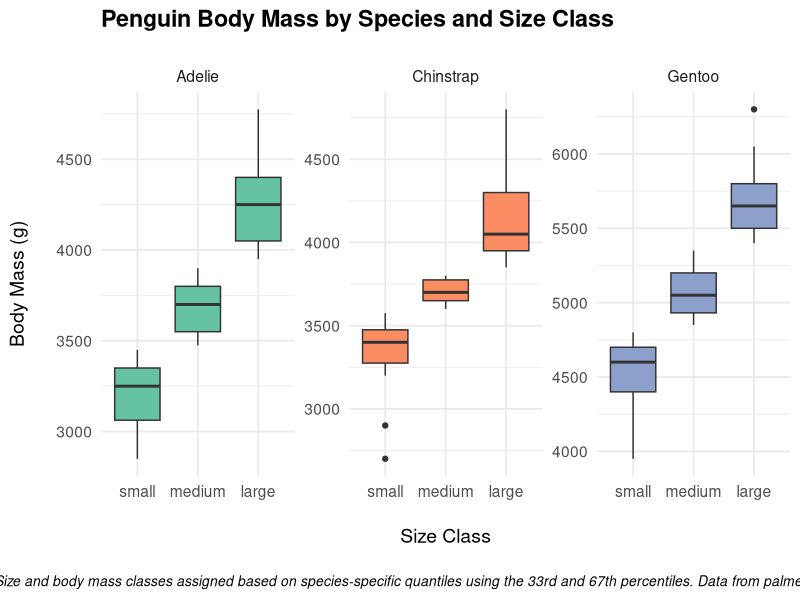

R code for this plot:
##########################
### ZOO800: HOMEWORK 4 ###
##########################

# Authors: Aubrey Wendorff, Jillian Neece, Rebekkah LaBlue, & Victoria Salerno
# Project: Functions
# Due: Septermber 29, 2025


##############
### SET UP ###
#############

library(palmerpenguins)
library(dplyr)
library(magrittr)
library(ggplot2)


###################
### OBJECTIVE 1 ###
###################

# Create binarizing function
Binarize.mass <- function(breakpoint, labels = c("small", "large")) { # flexible labels within function argument as opposed to hard-coded later
  penguins %>%
    mutate(
      body_mass_g_binary = ifelse( # create new binarized mass column defined by following logic
        body_mass_g > breakpoint, # if mass is greater than the breakpoint value, then
        labels[2], # assign penguin to "large" (in labels, 2 indexes large)
        labels[1] # otherwise, assign penguin to "small" (in labels, 1 indexes small)
      )
    )
}

# Apply function
penguins.binary.df <- Binarize.mass(
  breakpoint = mean(penguins$body_mass_g, na.rm = TRUE), # break is specified around mean mass value
  labels = c("small", "large") # match labels
)

# Visualize results (counts)
table(penguins.binary.df$body_mass_g_binary) # shows how many individuals fall into each breakpoint category


###################
### OBJECTIVE 2 ###
###################

# Create categorizing function (size)
Categorize.size <- function(breakpoints, labels = c("small", "medium", "large")) { # flexible label enccoding (will require 3 breaks to match)
  penguins %>%
    mutate(
      body_mass_g_category = cut( # split range of values, define by labels 
        body_mass_g, # data to be categorized
        breaks = breakpoints, # argument for source of bin length/value
        labels = labels, # argument for source of bin names
        include.lowest = TRUE # forces smallest value to be binned even if its exactly equal to value of smallest break (instead of NA)
      )
    )
}

# Apply function
penguins.size.df <- Categorize.size(
  breakpoints = 3,
  labels = c("small", "medium", "large")
)

# Visualize results (counts)
table(penguins.size.df$body_mass_g_category) # shows how many individuals fall into each breakpoint category


###################
### OBJECTIVE 3 ###
###################

# Create categorizing function (species:size)
Categorize.species <- function(breakpoints = c(0.33, 0.67), labels = c("small", "medium", "large")) { # flexible encoding of breaks, labels
  species_list <- penguins$species %>% na.omit() %>% unique() # tidy chr vector of unique species names (Gentoo, Adelie, Chinstrap)
  species_categorized_list <- list() # readies empty list to store results in later
  
  for (sp in species_list) { # automate with for-loop across individuals, sizes, species
   species_df <- filter(penguins, species == sp) # subset species to only sp in for-loop, make small df for sp calculations
   quantile_values <- quantile(species_df$body_mass_g, probs = breakpoints, na.rm = TRUE) # apply quantile breaks named in function call (0.33, 0.67) to mass data
   breakpoint_vector <- c(min(species_df$body_mass_g, na.rm = TRUE),
                          quantile_values,
                          max(species_df$body_mass_g, na.rm = TRUE)) 
                          # define full range of body masses per species (min, max) because quantiles will be different for each species 
                          # ie. we dont want quantiles across all three species
                          # cant calc quantiles if you don't know values of interval min, max
   
   cat("\nBreakpoints for", sp, ":\n") # \n = new line, keeps things tidy, readable
   print(breakpoint_vector)
   
   species_df <- species_df %>% # categorize, store in df species specific body mass using cut
     mutate(
       body_mass_g_category = cut(
         species_df$body_mass_g,
         breaks = breakpoint_vector,
         labels = labels,
         include.lowest = TRUE
       )
     )

   species_categorized_list[[sp]] <- species_df # store dfs per sp in list pre-made above; saves each sp data separately
  }
  
  result_df <- bind_rows(species_categorized_list) # combine into single resutls dataframe
  return(result_df)
}
  
# Apply function
penguins.species.df <- Categorize.species(
  breakpoints = c(0.33, 0.67),
  labels = c("small", "medium", "large")
)

# Visualize results (counts)
table(penguins.species.df$species, penguins.species.df$body_mass_g_category) # shows how many individuals fall into each breakpoint category


###################
### OBJECTIVE 4 ###
###################

# Visualize with boxplot

Categorize.species.plot <- function(breakpoints = c(0.33, 0.67), labels = c("small", "medium", "large")) { # flexible encoding of breaks, labels
  species_list <- penguins$species %>% na.omit() %>% unique() # tidy chr vector of unique species names (Gentoo, Adelie, Chinstrap)
  species_categorized_list <- list() # readies empty list to store results in later
    
  for (sp in species_list) { # automate with for-loop across individuals, sizes, species
    species_df <- filter(penguins, species == sp) # subset species to only sp in for-loop, make small df for sp calculations
    quantile_values <- quantile(species_df$body_mass_g, probs = breakpoints, na.rm = TRUE) # apply quantile breaks named in function call (0.33, 0.67) to mass data
    breakpoint_vector <- c(min(species_df$body_mass_g, na.rm = TRUE),
                            quantile_values,
                            max(species_df$body_mass_g, na.rm = TRUE)) 
    # define full range of body masses per species (min, max) because quantiles will be different for each species 
    # ie. we dont want quantiles across all three species
    # cant calc quantiles if you don't know values of interval min, max
      
    cat("\nBreakpoints for", sp, ":\n") # \n = new line, keeps things tidy, readable
    print(breakpoint_vector)
      
    species_df <- species_df %>% # categorize, store in df species specific body mass using cut
      mutate(
        body_mass_g_category = cut(
          species_df$body_mass_g,
          breaks = breakpoint_vector,
          labels = labels,
          include.lowest = TRUE
        )
      )
      
    species_categorized_list[[sp]] <- species_df # store dfs per sp in list pre-made above; saves each sp data separately
  }
    
  result_df <- bind_rows(species_categorized_list) # combine into single results dataframe
  
  ## New Filter for Plot
  result_df_filtered <- result_df %>% # remove NAs before plotting
    filter(!is.na(body_mass_g) & !is.na(body_mass_g_category))
    
    ## Plot Adjustement
    penguin_plot <- ggplot(result_df_filtered, aes(x = body_mass_g_category, y = body_mass_g, fill = species)) +
      geom_boxplot() + 
      facet_wrap(~species, scales = "free") +
      scale_fill_brewer(palette = "Set2") +
      labs(
        title = "Penguin Body Mass by Species and Size Class",
        x = "Size Class", 
        y = "Body Mass (g)",
        caption = "Figure 1. Size and body mass classes assigned based on species-specific quantiles using the 33rd and 67th percentiles. Data from palmerpenguins package in R.",
        fill = "Species"
      ) +
      theme_minimal(base_size = 14) +
      theme(plot.title = element_text(face = "bold", margin = margin(b = 20)),
            axis.title.x = element_text(margin = margin(t = 20)),
            axis.title.y = element_text(margin = margin(r = 20)),
            plot.caption = element_text(hjust = 0.5, size = 10, face = "italic", margin = margin(t = 20)),
            legend.position = "none")
  
    return(list(data = result_df_filtered, plot = penguin_plot))
    }

# Apply function, view plot
Categorize.species.plot()$plot


###################
### OBJECTIVE 5 ###
###################

# Create flexible categorizing function with quantile()
Categorize.species.flex <- function(labels = c("small", "medium", "large")) { # flexible encoding of breaks, labels
  species_list <- penguins$species %>% na.omit() %>% unique() # tidy chr vector of unique species names (Gentoo, Adelie, Chinstrap)
  species_categorized_list <- list() # readies empty list to store results in later
  
  for (sp in species_list) { # automate with for-loop across individuals, sizes, species
    species_df <- filter(penguins, species == sp) # subset species to only sp in for-loop, make small df for sp calculations
    
    ## Quantile Adjustment
    quantile_values <- seq(0, 1, length.out = length(labels) + 1) # quantile distribution min 0, max 1
                                                                   # make number of breakpoints equal to number of label names
                                                                   # +1 to make enough quantile bins (ex. need 4 edges to make 3 bins)
    breakpoint_vector <- quantile(species_df$body_mass_g, probs = quantile_values, na.rm = TRUE) # apply quantiles (bins at certain probabilities) to data of specified length
    
    cat("\nBreakpoints for", sp, ":\n") # \n = new line, keeps things tidy, readable
    print(breakpoint_vector)
    
    species_df <- species_df %>% # categorize, store in df species specific body mass using cut
      mutate(
        body_mass_g_category = cut(
          species_df$body_mass_g,
          breaks = breakpoint_vector,
          labels = labels,
          include.lowest = TRUE
        )
      )
    
    species_categorized_list[[sp]] <- species_df # store dfs per sp in list pre-made above; saves each sp data separately
  }
  
  result_df <- bind_rows(species_categorized_list) # combine into single resutls dataframe
  return(result_df)
}

# Apply function
penguins.species.flex.df <- Categorize.species.flex(
  labels = c("small", "medium", "large")
)

# Visualize results (counts)
table(penguins.species.flex.df$species, penguins.species.flex.df$body_mass_g_category) # shows how many individuals fall into each breakpoint category

